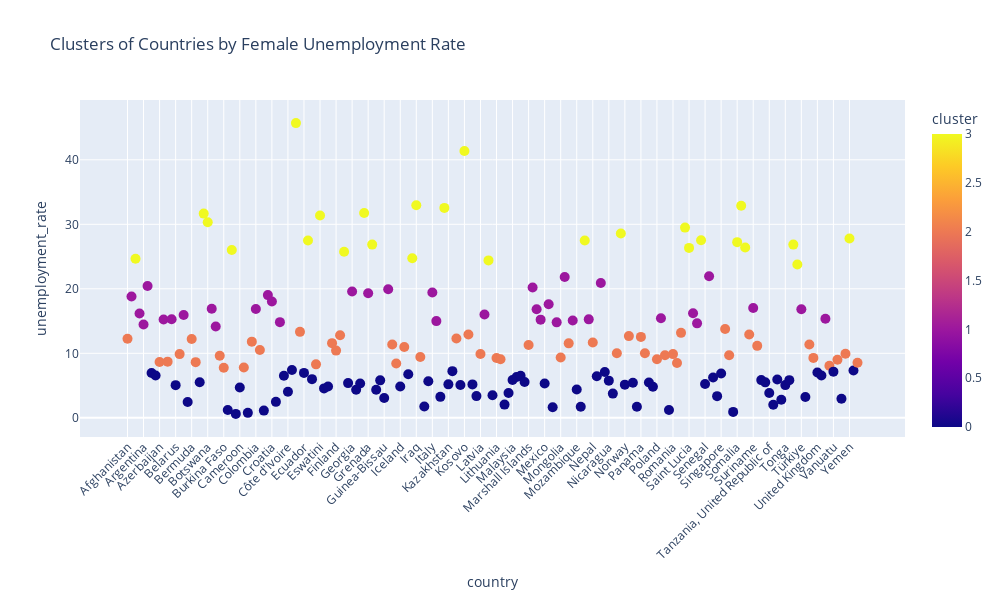

The code cell stored with this chart in its notebook:
### Code cell
import plotly.express as px

fig = px.scatter(cluster_data, x='country', y='unemployment_rate',
                 color='cluster', hover_name='country',
                 title="Clusters of Countries by Female Unemployment Rate")

fig.update_layout(width=1000, height=600)
fig.update_traces(marker=dict(size=10))
fig.update_layout(xaxis_tickangle=-45)
fig.update_layout(showlegend=True)

fig.update_layout(legend=dict(
    yanchor="bottom",
    y=0.99,
    xanchor="left",
    x=0.99
))

# Show the updated plot
fig.show()

### Figure 1 — Plotly figure (JSON) as saved in the notebook; plotly's stock layout.template omitted (floating-point values rounded to 4 significant figures; data arrays with more than 128 entries replaced by an {"elided": "..."} marker saying what was removed)
{"data": [{"hovertemplate": "<b>%{hovertext}</b><br><br>country=%{x}<br>unemployment_rate=%{y}<br>cluster=%{marker.color}<extra></extra>", "hovertext": {"elided": "183 str values"}, "legendgroup": "", "marker": {"color": {"elided": "183 int values"}, "coloraxis": "coloraxis", "size": 10, "symbol": "circle"}, "mode": "markers", "name": "", "orientation": "v", "showlegend": false, "type": "scatter", "x": {"elided": "183 str values"}, "xaxis": "x", "y": {"elided": "183 float values"}, "yaxis": "y"}], "layout": {"coloraxis": {"colorbar": {"title": {"text": "cluster"}}, "colorscale": [[0, "#0d0887"], [0.1111, "#46039f"], [0.2222, "#7201a8"], [0.3333, "#9c179e"], [0.4444, "#bd3786"], [0.5556, "#d8576b"], [0.6667, "#ed7953"], [0.7778, "#fb9f3a"], [0.8889, "#fdca26"], [1, "#f0f921"]]}, "height": 600, "legend": {"tracegroupgap": 0, "x": 0.99, "xanchor": "left", "y": 0.99, "yanchor": "bottom"}, "showlegend": true, "title": {"text": "Clusters of Countries by Female Unemployment Rate"}, "width": 1000, "xaxis": {"anchor": "y", "domain": [0, 1], "tickangle": -45, "title": {"text": "country"}}, "yaxis": {"anchor": "x", "domain": [0, 1], "title": {"text": "unemployment_rate"}}}}
